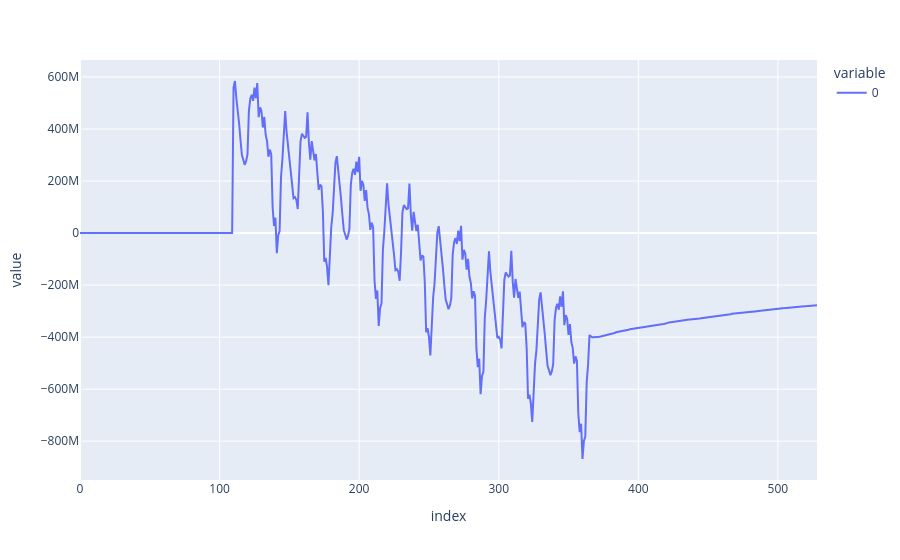

This figure's notebook cell:
### Code cell
px.line(storage_diff)

### Figure 1 — Plotly figure (JSON) as saved in the notebook; plotly's stock layout.template omitted (floating-point values rounded to 4 significant figures; data arrays with more than 128 entries replaced by an {"elided": "..."} marker saying what was removed)
{"data": [{"hovertemplate": "variable=0<br>index=%{x}<br>value=%{y}<extra></extra>", "legendgroup": "0", "line": {"color": "#636efa", "dash": "solid"}, "marker": {"symbol": "circle"}, "mode": "lines", "name": "0", "orientation": "v", "showlegend": true, "type": "scatter", "x": {"elided": "529 int values"}, "xaxis": "x", "y": {"elided": "529 float values"}, "yaxis": "y"}], "layout": {"legend": {"title": {"text": "variable"}, "tracegroupgap": 0}, "margin": {"t": 60}, "xaxis": {"anchor": "y", "domain": [0, 1], "title": {"text": "index"}}, "yaxis": {"anchor": "x", "domain": [0, 1], "title": {"text": "value"}}}}
